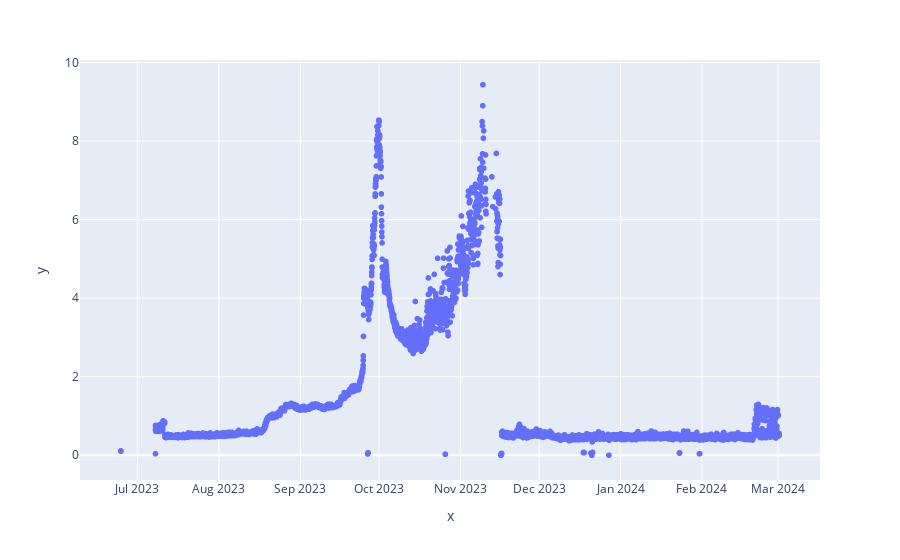

The cell this chart's notebook holds for it:
### Code cell
fig = px.scatter(x=df_nga["value_created_at"], y=df_nga["NGA"])
fig.show()

### Figure 1 — Plotly figure (JSON) as saved in the notebook; plotly's stock layout.template omitted (floating-point values rounded to 4 significant figures; data arrays with more than 128 entries replaced by an {"elided": "..."} marker saying what was removed)
{"data": [{"hovertemplate": "x=%{x}<br>y=%{y}<extra></extra>", "legendgroup": "", "marker": {"color": "#636efa", "symbol": "circle"}, "mode": "markers", "name": "", "showlegend": false, "type": "scattergl", "x": {"elided": "5704 str values"}, "xaxis": "x", "y": {"elided": "5704 float values"}, "yaxis": "y"}], "layout": {"autosize": true, "legend": {"tracegroupgap": 0}, "margin": {"t": 60}, "xaxis": {"anchor": "y", "autorange": true, "domain": [0, 1], "range": ["2023-06-09 10:47:44.8435", "2024-03-16 14:58:03.1565"], "title": {"text": "x"}, "type": "date"}, "yaxis": {"anchor": "x", "autorange": true, "domain": [0, 1], "range": [-0.7294, 10.16], "title": {"text": "y"}, "type": "linear"}}}
